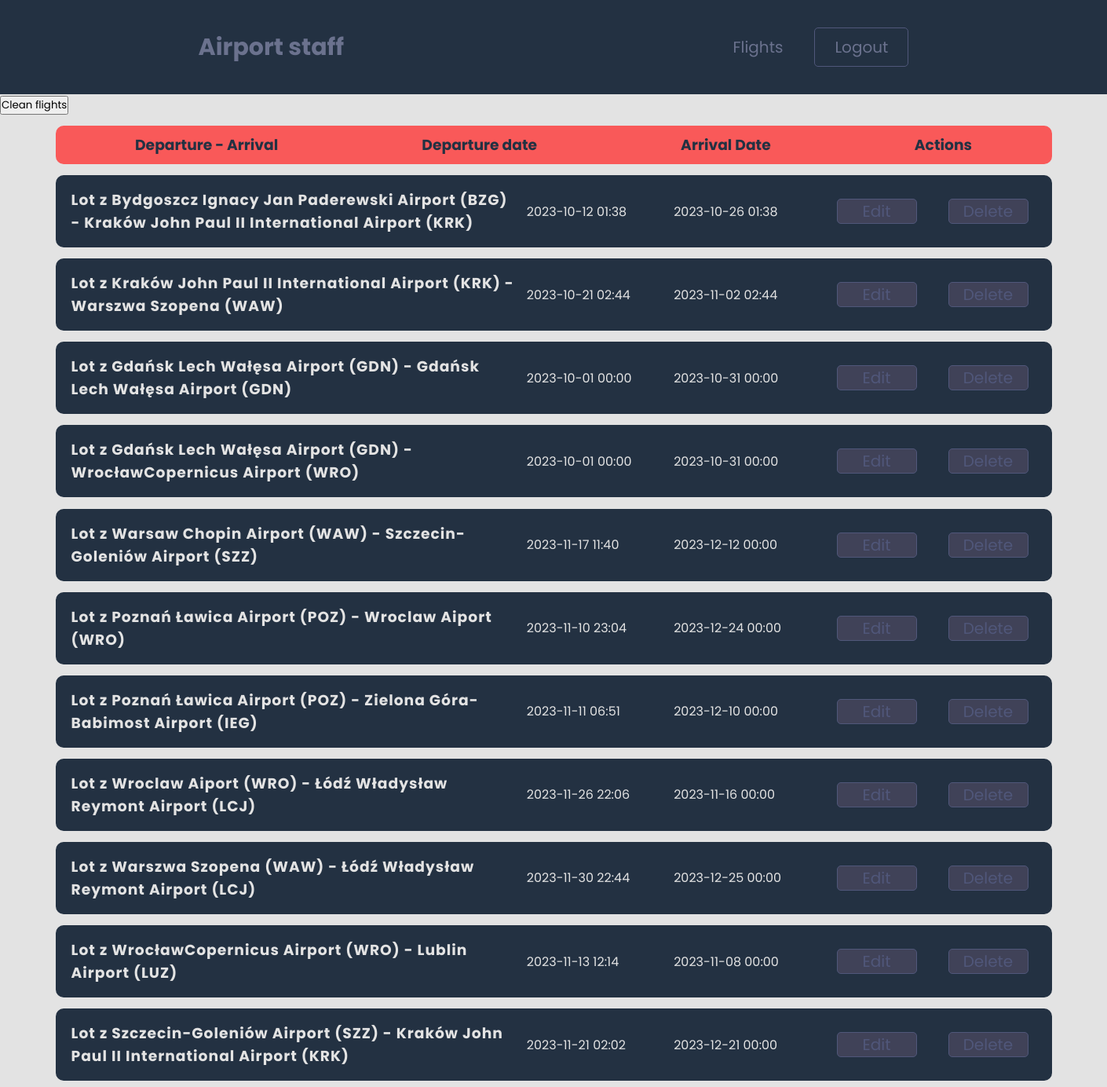
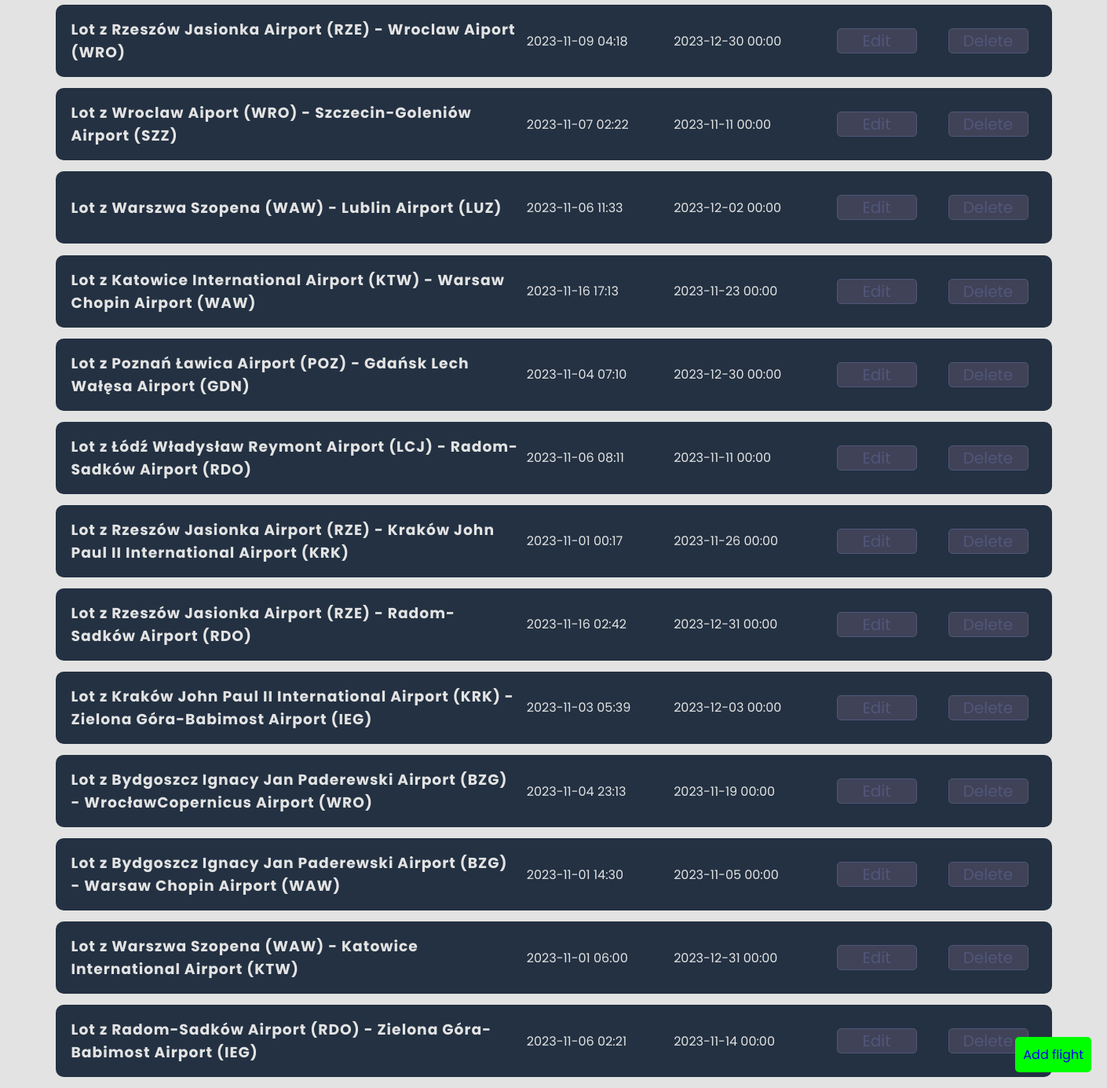
The page /staff/flights/ (signed in) on the database as committed earlier (2 pictures, top to bottom).
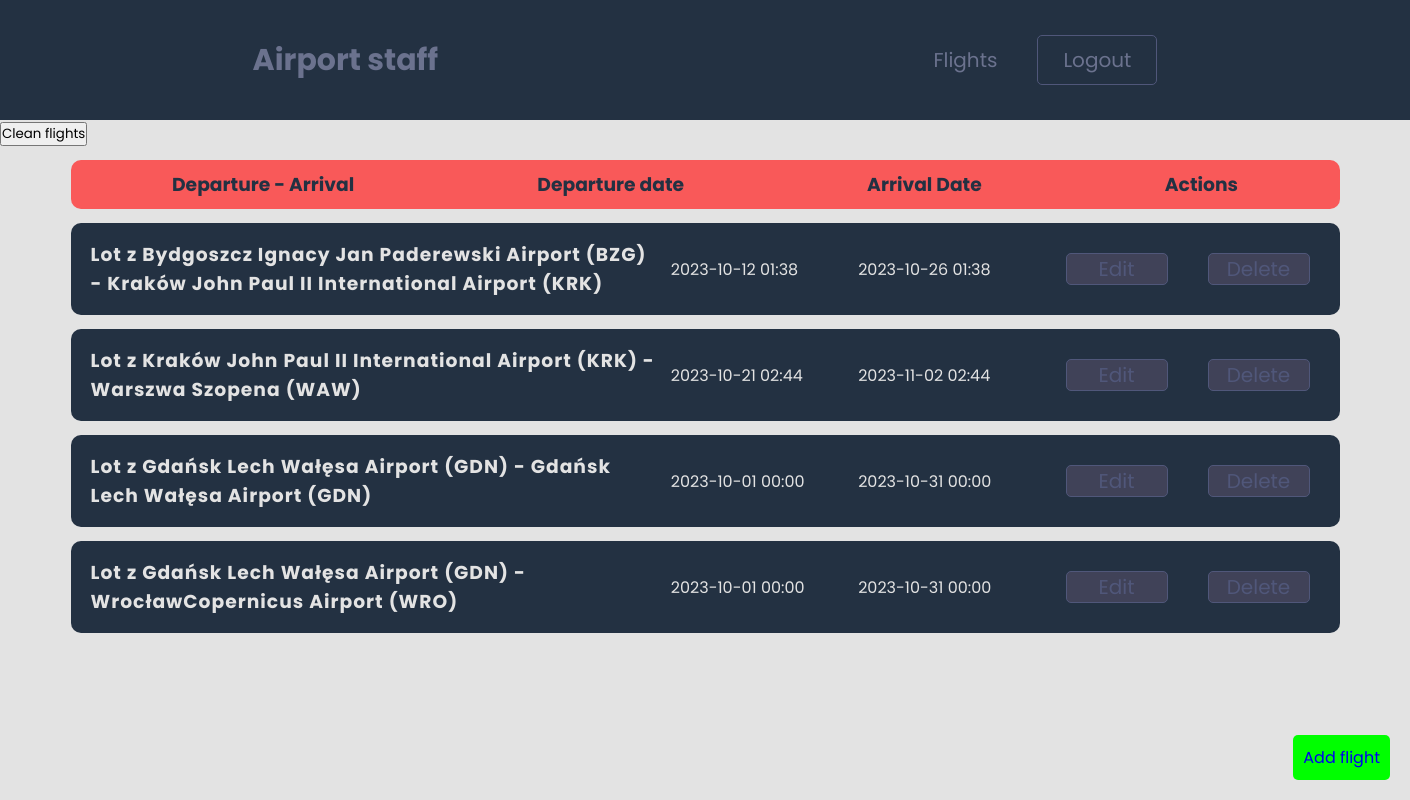
The same page on the database as committed later.
### staff/models.py (models this page shows, shortened)
class Flight(models.Model):
    departure_airport = models.ForeignKey(Airport, on_delete=models.CASCADE, related_name='departures')
    arrival_airport = models.ForeignKey(Airport, on_delete=models.CASCADE, related_name='arrivals')
    departure_date = models.DateTimeField()
    arrival_date = models.DateTimeField()
    class Meta:
        app_label = 'staff'

class Airport(models.Model):
    name = models.CharField(max_length=100)
    airport_code = models.CharField(max_length=3)
    city = models.CharField(max_length=100)
    class Meta:
        app_label = 'staff'

### staff/views.py (the view)
# urls.py: path('flights/', FlightsView.as_view(), name='flights'),
class FlightsView(LoginRequiredMixin, ListView):
    model = Flight
    template_name = 'staff/flights.html'
    context_object_name = 'flights'

### staff/templates/staff/flights.html (shortened to what this page needs)
{% extends "staff/base.html" %}
{% load crispy_forms_tags %}
{% block content %}
<form action="{% url 'staff:clean-flights' %}" method="post">
    <input type="submit" value="Clean flights">
</form>
<div class="info-bar">
    <h3>Departure - Arrival</h3>
    <h3>Departure date</h3>
    <h3>Arrival Date</h3>
    <h3>Actions</h3>
</div>
{% for flight in flights %}
    <li class="element-li">
        <h3 class="element-header">
            Lot z {{ flight.departure_airport.name }} ({{ flight.departure_airport.airport_code }}) - {{ flight.arrival_airport.name }} ({{ flight.arrival_airport.airport_code }})
        </h3>
        <p class="element-time">
            {{ flight.departure_date|date:"Y-m-d H:i" }}
        </p>
        <p class="element-time">
            {{ flight.arrival_date|date:"Y-m-d H:i" }}
        </p>
        <form method="POST" action="{% url 'staff:update_flight' flight.id %}">
            <input type="submit" value="Edit" class="element-edit">
        </form>
        <form method="POST" action="{% url 'staff:delete_flight' flight.id %}">
            <input type="submit" value="Delete" class="element-delete">
        </form>
    </li>
{% endfor %}
<a href="{% url 'staff:add_flight' %}">
    <div class="bottom-right-div">
        Add flight
    </div>
</a>
{% endblock content %}

### staff/templates/staff/base.html (shortened to what this page needs)
{% load static %}
<!DOCTYPE html>
<html lang="en">
<head>
    <link rel="stylesheet" type="text/css" href="{% static 'staff/style.css' %}">
</head>
<body>
    <header>
        <nav class="menu">
            <h1 class="header-title"><a href="{% url 'staff:home' %}">Airport staff</a></h1>
            <ul class="menu-list">
                {% if user.is_authenticated %}
                    <li class="menu-link"><a href="{% url 'staff:flights' %}">Flights</a></li>
                    <li class="menu-link auth-button"><a href="{% url 'staff:logout' %}">Logout</a></li>
                {% else %}
                    <li class="menu-link auth-button"><a href="{% url 'staff:login' %}">Login</a></li>
                {% endif %}
            </ul>
        </nav>
    </header>
    <main>
        {% block content %}{% endblock %}
    </main>
</body>
</html>

### staff/static/staff/style.css (style rules this page uses)
* { margin: 0; padding: 0; box-sizing: border-box; font-family: 'Poppins', sans-serif; }
h1 { color: blue; }
p { color: black; }
body { background-color: #e3e3e3; }
header { width: 100%; height: 120px; background-color: #233142; }
.menu { width: 1400px; height: 120px; margin: auto; display: flex; justify-content: space-around; align-items: center; }
.header-title { font-size: 30px; }
.header-title>a { text-decoration: none; color: #6B728E; transition: 0.3s ease; }
.menu-list { height: 100%; list-style: none; display: flex; justify-content: center; align-items: center; gap: 40px; font-size: 20px; }
.menu-link>a { text-decoration: none; color: #6B728E; width: 100%; height: 100%; display: flex; justify-content: center; align-items: center; transition: 0.3s ease-in-out; }
.auth-button { width: 120px; height: 50px; display: flex; justify-content: center; align-items: center; border: 1px solid #50577A; border-radius: 5px; transition: 0.3s ease-in-out; }
.auth-button>a { transition: 0.3s ease-in-out; color: #6B728E; }
li.element-li { display: flex; justify-content: space-between; align-items: center; width: 90%; margin: 1% auto; background-color: #474E68; border-radius: 10px; padding: 10px; background-color: #233142; }
.element-header { flex: 1; margin: 0 10px; letter-spacing: 1px; color: #e3e3e3; }
.element-time { flex: 0 0 15%; color: #e3e3e3; }
.element-delete { flex: 0 0 10%; all: unset; cursor: pointer; width: 100px; height: 30px; text-align: center; border: 1px solid #50577A; color: #50577A; font-size: 20px; border-radius: 5px; transition: 0.3s ease-in-out; margin: 20px; background-color: #404258; }
.element-edit { flex: 0 0 10%; all: unset; cursor: pointer; width: 100px; height: 30px; text-align: center; border: 1px solid #50577A; color: #50577A; font-size: 20px; border-radius: 5px; transition: 0.3s ease-in-out; margin: 20px; background-color: #404258; }
.info-bar { display: flex; justify-content: space-around; align-items: center; width: 90%; margin: 1% auto; background-color: #474E68; border-radius: 10px; padding: 10px; background-color: #f95959; color: #233142; }
.bottom-right-div { position: fixed; bottom: 20px; right: 20px; background-color: #00FF00; padding: 10px; border-radius: 5px; }

Rows that differ between the two databases and show on the page:
removed Flight: departure_airport.name "Warsaw Chopin Airport", departure_airport.airport_code "WAW", arrival_airport.name "Szczecin-Goleniów Airport", arrival_airport.airport_code "SZZ", departure_date "2023-11-17 11:40", arrival_date "2023-12-12 00:00"
removed Flight: departure_airport.name "Poznań Ławica Airport", departure_airport.airport_code "POZ", arrival_airport.name "Wroclaw Aiport", arrival_airport.airport_code "WRO", departure_date "2023-11-10 23:04", arrival_date "2023-12-24 00:00"
removed Flight: departure_airport.name "Poznań Ławica Airport", departure_airport.airport_code "POZ", arrival_airport.name "Zielona Góra-Babimost Airport", arrival_airport.airport_code "IEG", departure_date "2023-11-11 06:51", arrival_date "2023-12-10 00:00"
removed Flight: departure_airport.name "Wroclaw Aiport", departure_airport.airport_code "WRO", arrival_airport.name "Łódź Władysław Reymont Airport", arrival_airport.airport_code "LCJ", departure_date "2023-11-26 22:06", arrival_date "2023-11-16 00:00"
removed Flight: departure_airport.name "Warszwa Szopena", departure_airport.airport_code "WAW", arrival_airport.name "Łódź Władysław Reymont Airport", arrival_airport.airport_code "LCJ", departure_date "2023-11-30 22:44", arrival_date "2023-12-25 00:00"
removed Flight: departure_airport.name "WrocławCopernicus Airport", departure_airport.airport_code "WRO", arrival_airport.name "Lublin Airport", arrival_airport.airport_code "LUZ", departure_date "2023-11-13 12:14", arrival_date "2023-11-08 00:00"
removed Flight: departure_airport.name "Szczecin-Goleniów Airport", departure_airport.airport_code "SZZ", arrival_airport.name "Kraków John Paul II International Airport", arrival_airport.airport_code "KRK", departure_date "2023-11-21 02:02", arrival_date "2023-12-21 00:00"
removed Flight: departure_airport.name "Rzeszów Jasionka Airport", departure_airport.airport_code "RZE", arrival_airport.name "Wroclaw Aiport", arrival_airport.airport_code "WRO", departure_date "2023-11-09 04:18", arrival_date "2023-12-30 00:00"
removed Flight: departure_airport.name "Wroclaw Aiport", departure_airport.airport_code "WRO", arrival_airport.name "Szczecin-Goleniów Airport", arrival_airport.airport_code "SZZ", departure_date "2023-11-07 02:22", arrival_date "2023-11-11 00:00"
removed Flight: departure_airport.name "Warszwa Szopena", departure_airport.airport_code "WAW", arrival_airport.name "Lublin Airport", arrival_airport.airport_code "LUZ", departure_date "2023-11-06 11:33", arrival_date "2023-12-02 00:00"
removed Flight: departure_airport.name "Katowice International Airport", departure_airport.airport_code "KTW", arrival_airport.name "Warsaw Chopin Airport", arrival_airport.airport_code "WAW", departure_date "2023-11-16 17:13", arrival_date "2023-11-23 00:00"
removed Flight: departure_airport.name "Poznań Ławica Airport", departure_airport.airport_code "POZ", arrival_airport.name "Gdańsk Lech Wałęsa Airport", arrival_airport.airport_code "GDN", departure_date "2023-11-04 07:10", arrival_date "2023-12-30 00:00"
removed Flight: departure_airport.name "Łódź Władysław Reymont Airport", departure_airport.airport_code "LCJ", arrival_airport.name "Radom-Sadków Airport", arrival_airport.airport_code "RDO", departure_date "2023-11-06 08:11", arrival_date "2023-11-11 00:00"
removed Flight: departure_airport.name "Rzeszów Jasionka Airport", departure_airport.airport_code "RZE", arrival_airport.name "Kraków John Paul II International Airport", arrival_airport.airport_code "KRK", departure_date "2023-11-01 00:17", arrival_date "2023-11-26 00:00"
removed Flight: departure_airport.name "Rzeszów Jasionka Airport", departure_airport.airport_code "RZE", arrival_airport.name "Radom-Sadków Airport", arrival_airport.airport_code "RDO", departure_date "2023-11-16 02:42", arrival_date "2023-12-31 00:00"
removed Flight: departure_airport.name "Kraków John Paul II International Airport", departure_airport.airport_code "KRK", arrival_airport.name "Zielona Góra-Babimost Airport", arrival_airport.airport_code "IEG", departure_date "2023-11-03 05:39", arrival_date "2023-12-03 00:00"
removed Flight: departure_airport.name "Bydgoszcz Ignacy Jan Paderewski Airport", departure_airport.airport_code "BZG", arrival_airport.name "WrocławCopernicus Airport", arrival_airport.airport_code "WRO", departure_date "2023-11-04 23:13", arrival_date "2023-11-19 00:00"
removed Flight: departure_airport.name "Bydgoszcz Ignacy Jan Paderewski Airport", departure_airport.airport_code "BZG", arrival_airport.name "Warsaw Chopin Airport", arrival_airport.airport_code "WAW", departure_date "2023-11-01 14:30", arrival_date "2023-11-05 00:00"
removed Flight: departure_airport.name "Warszwa Szopena", departure_airport.airport_code "WAW", arrival_airport.name "Katowice International Airport", arrival_airport.airport_code "KTW", departure_date "2023-11-01 06:00", arrival_date "2023-12-31 00:00"
removed Flight: departure_airport.name "Radom-Sadków Airport", departure_airport.airport_code "RDO", arrival_airport.name "Zielona Góra-Babimost Airport", arrival_airport.airport_code "IEG", departure_date "2023-11-06 02:21", arrival_date "2023-11-14 00:00"
